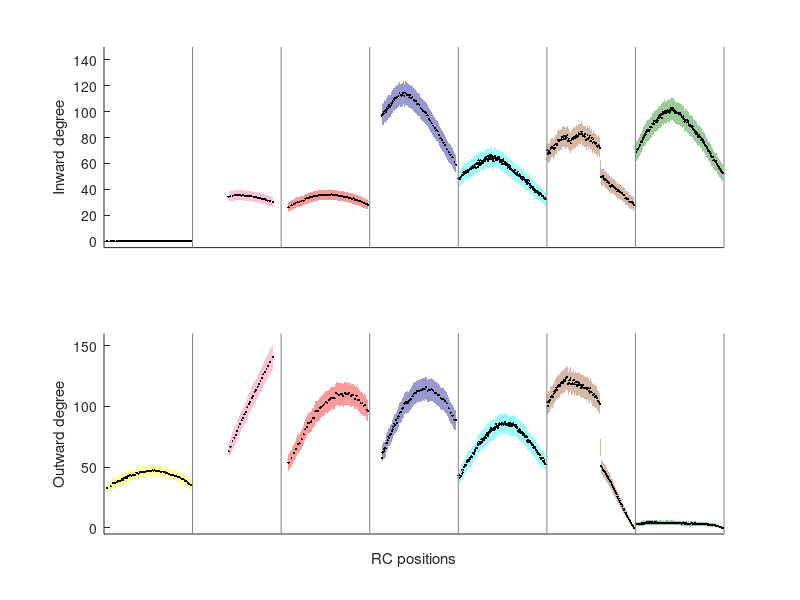
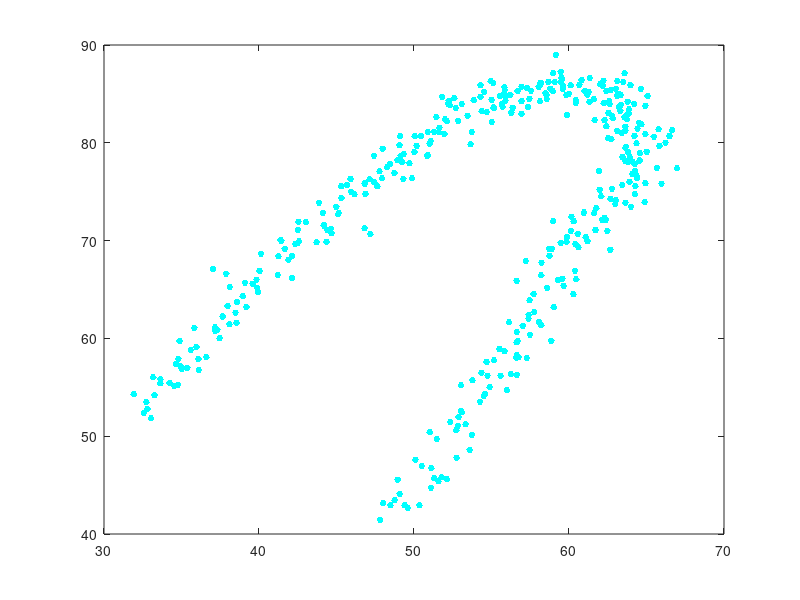
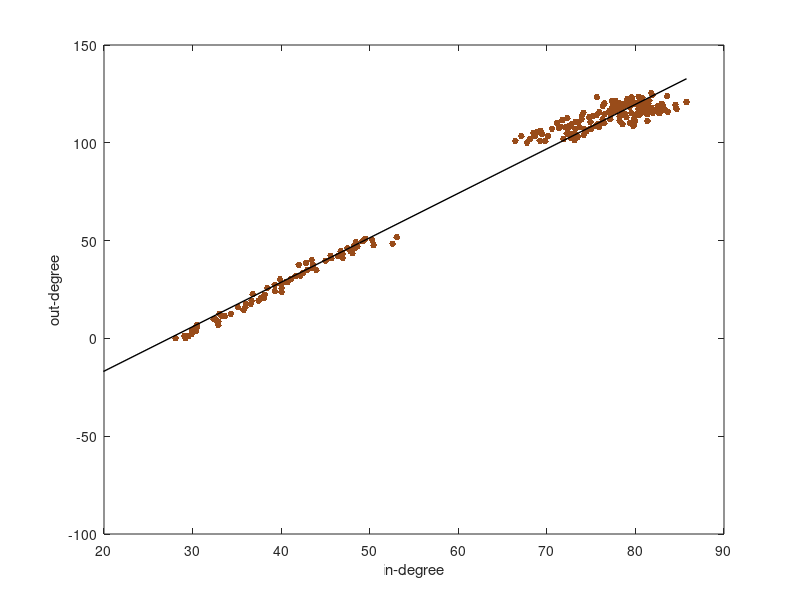

MATLAB code for these plots, in order:

%% generate real network (tadpole) from probability matrix P
n=1382; % number of cells
types = {'RB','dlc','aIN','cIN','dIN','MN','dla'};
num_types = {1,2,3,4,5,6,7};
type_number = [0,126,104,136,384,236,338,58];
correct = [1,7,2,3,4,5,6];

v=zeros(1,8);
for i=1:8
    v(i)=sum(type_number(1:i));
end
colors=[[1 1 0]; [1 0 0]; [0 0 0.55]; [0 1 1]; [0.6 0.3 0.1]; [0 .5 0]; [1,0.4,0.6]];

names = zeros(1,n);
for i = 1:length(v)-1
    ind=v(i)+1:v(i+1);
    for j=ind
        names(j) = num_types{i};
    end
end

load P1000
[n,m]=size(P);
neurons=1:n;
load pos.txt
pos=pos';

A=zeros(size(P));
for i=1:n
    for j=1:m
        if P(i,j)>rand
            A(i,j)=1;
        end
    end
end

%% inward and outward degrees distribution and correlation
idxs1=1:n; idxs2=1:n;
P_mean=P(idxs1,idxs2);
P_var=(P(idxs1,idxs2).*(1-P(idxs1,idxs2)));

indeg=sum(P_mean); outdeg=sum(P_mean');
std_indeg=sqrt(sum(P_var)); std_outdeg=sqrt(sum(P_var'));

count=0;
for num=1:7
    figure(1)
    subplot(2,1,1)
    hold on
    idx=(v(correct(num))+1):v(correct(num))+(v(correct(num)+1)-v(correct(num)))/2;
    c1 = indeg(idx)-std_indeg(idx);
    c2 = indeg(idx)+std_indeg(idx);
    x = pos(idx)+1500*(num-1)-500;
    
    x2 = [x, fliplr(x)];
    inBetween = [c1, fliplr(c2)];
    h=fill(x2, inBetween, colors(correct(num),:),'LineStyle','none');
    set(h,'facealpha',.4)
    plot(x,indeg(idx),'.','markersize',5,'color','k')
    
    ylabel('Inward degree')
    in_lim = max(indeg+std_indeg);
    plot([1500*correct(num),1500*correct(num)],[-5,150],'-','color',[0.5 0.5 0.5])
    xlim([0,10500])
    ylim([-5,150])
    count=count+length(idx);
    set(gca,'xtick',[])
    
    subplot(2,1,2)
    hold on
    idx=(v(correct(num))+1):v(correct(num))+(v(correct(num)+1)-v(correct(num)))/2;
    c1 = outdeg(idx)-std_outdeg(idx);
    c2 = outdeg(idx)+std_outdeg(idx);
    x = pos(idx)+1500*(num-1)-500;
    
    x2 = [x, fliplr(x)];
    inBetween = [c1, fliplr(c2)];
    h=fill(x2, inBetween, colors(correct(num),:),'LineStyle','none');
    plot(x,outdeg(idx),'.','markersize',5,'color','k')
    set(h,'facealpha',.4)
    
    xlabel('RC positions')
    ylabel('Outward degree')
    in_lim = max(outdeg+std_outdeg);
    plot([1500*correct(num),1500*correct(num)],[-5,160],'-','color',[0.5 0.5 0.5])
    xlim([0,10500])
    ylim([-5,160])
    count=count+length(idx);
    set(gca,'xtick',[])  

end

figure(2)
plot(indeg((v(4)+1):v(4+1)),outdeg((v(4)+1):v(4+1)),'.','markersize',15,'color',colors(4,:))

figure(3)
plot(indeg((v(5)+1):v(5+1)),outdeg((v(5)+1):v(5+1)),'.','markersize',15,'color',colors(5,:))

indeg=indeg(v(5):v(6));
outdeg=outdeg(v(5):v(6));
mdl=polyfit(indeg,outdeg,1);
hold on
limit=max(indeg);
plot([0 limit],[mdl(1)*[0 limit]+mdl(2)],'color','k','markersize',5,'linewidth',1)
xlabel('in-degree')
ylabel('out-degree')
xlim([20,90])




